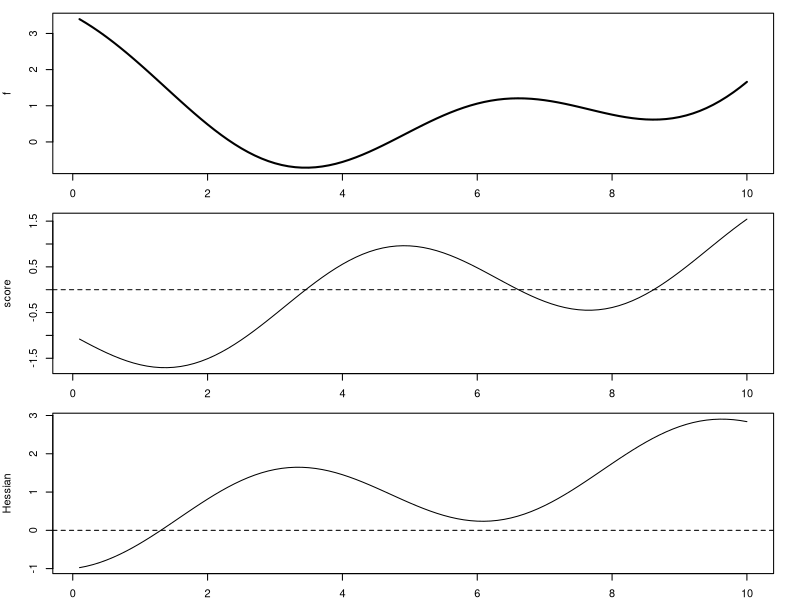
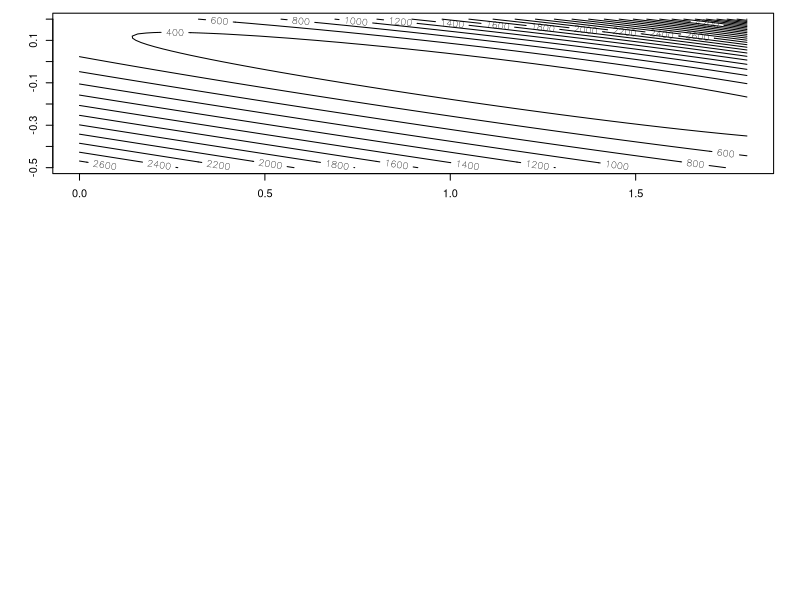
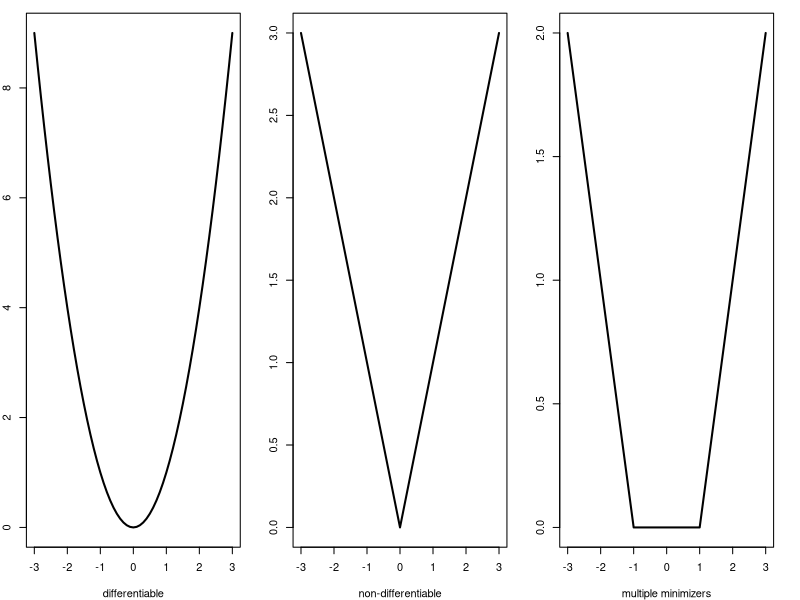

Here is the R script that generated these plots, in order:
## ---- chunk 1
library(magrittr)
## ---- chunk 2
f <- function(x) 0.1 * (x - 5)^2 + cos(x) # criterion
s <- function(x) 0.2 * (x - 5) - sin(x) # gradient
h <- function(x) 0.2 * x - cos(x) # Hessian

# plot
par(mfrow = c(3, 1))
par(mar = c(2, 4, 1, 2))

x_base <- seq(0.1, 10, by = 0.1)
plot(y = f(x_base), x = x_base, type = "l", lwd = 2, ylab = "f")
plot(y = s(x_base), x = x_base, type = "l", ylab = "score")
abline(h = 0, lty = 2)
plot(y = h(x_base), x = x_base, type = "l", ylab = "Hessian")
abline(h = 0, lty = 2)
## ---- chunk 3
# Newton's method
Newton <- function(x) {
  x - s(x) / h(x)
} # update formula

x_init <- 6 # can experiment with various initial values

gap <- 1
epsilon <- 0.0001 # tolerance
while (gap > epsilon) {
  x_new <- Newton(x_init) %>% print()
  gap <- abs(x_init - x_new)
  x_init <- x_new
}
## ---- chunk 4
# Poisson likelihood
poisson.loglik <- function(b) {
  b <- as.matrix(b)
  lambda <- exp(X %*% b)
  ell <- -sum(-lambda + y * log(lambda))
  return(ell)
}
## ---- chunk 5
# implement both BFGS and Nelder-Mead for comparison.

library(AER)

## prepare the data
data("RecreationDemand")
y <- RecreationDemand$trips
X <- with(RecreationDemand, cbind(1, income))

## estimation
b.init <- c(0, 1) # initial value
b.hat <- optimx::optimx(b.init, poisson.loglik,
  method = c("BFGS", "Nelder-Mead"),
  control = list(
    reltol = 1e-7,
    abstol = 1e-7
  )
)
print(b.hat)
## ---- chunk 6
x.grid <- seq(0, 1.8, 0.02)
x.length <- length(x.grid)
y.grid <- seq(-.5, .2, 0.01)
y.length <- length(y.grid)

z.contour <- matrix(0, nrow = x.length, ncol = y.length)

for (i in 1:x.length) {
  for (j in 1:y.length) {
    z.contour[i, j] <- poisson.loglik(c(x.grid[i], y.grid[j]))
  }
}

contour(x.grid, y.grid, z.contour, 20)
## ---- chunk 7

## optimization with NLoptr

opts <- list(
  "algorithm" = "NLOPT_LN_NELDERMEAD",
  "xtol_rel" = 1.0e-7,
  maxeval = 500
)

res_NM <- nloptr::nloptr(
  x0 = b.init,
  eval_f = poisson.loglik,
  opts = opts
)
print(res_NM)

# "SLSQP" is indeed the BFGS algorithm in NLopt,
# though "BFGS" doesn't appear in the name
opts <- list("algorithm" = "NLOPT_LD_SLSQP", "xtol_rel" = 1.0e-7)
## ---- chunk 8
poisson.loglik.grad <- function(b) {
  b <- as.matrix(b)
  lambda <- exp(X %*% b)
  ell <- -colSums(-as.vector(lambda) * X + y * X)
  return(ell)
}
## ---- chunk 9
# check the numerical gradient and the analytical gradient
b <- c(0, .5)
numDeriv::grad(poisson.loglik, b)
poisson.loglik.grad(b)
## ---- chunk 10
res_BFGS <- nloptr::nloptr(
  x0 = b.init,
  eval_f = poisson.loglik,
  eval_grad_f = poisson.loglik.grad,
  opts = opts
)
print(res_BFGS)
## ---- chunk 11
f1 <- function(x) x^2
f2 <- function(x) abs(x)
f3 <- function(x) (-x - 1) * (x <= -1) + (x - 1) * (x >= 1)

par(mfrow = c(1, 3))
par(mar = c(4, 2, 1, 2))

x_base <- seq(-3, 3, by = 0.1)
plot(y = f1(x_base), x = x_base, type = "l", lwd = 2, xlab = "differentiable")
plot(y = f2(x_base), x = x_base, type = "l", lwd = 2, xlab = "non-differentiable")
plot(y = f3(x_base), x = x_base, type = "l", lwd = 2, xlab = "multiple minimizers")
## ---- chunk 12
innerloop <- function(b, y, X, Z, tau) {
  n <- nrow(Z)
  m <- ncol(Z)

  # Generate moment condition
  H <- MomentMatrix(y, X, Z, b)

  # Initialize the mosek problem
  Prob <- list(sense = "max")

  # Prob$dparam$intpnt_nl_tol_rel_gap <- 1e-5;
  Prob$dparam <- list(INTPNT_CO_TOL_REL_GAP = 1e-5)

  # Linear coefficients of the objective
  Prob$c <- c(rep(0, n), rep(1, n), rep(0, n))

  # Linear constraints
  H_tilde <- Matrix(rbind(rep(1, n), H), sparse = TRUE)
  A <-
    rbind(
      cbind(H_tilde, Matrix(0, m + 1, 2 * n, sparse = TRUE)),
      cbind(Matrix(0, n, 2 * n, sparse = TRUE), Diagonal(n))
    )
  Prob$A <- A
  Prob$bc <-
    rbind(c(1, rep(-tau, m), rep(1, n)), c(1, rep(tau, m), rep(1, n)))
  Prob$bx <- rbind(
    c(rep(0, n), rep(-Inf, n), rep(1, n)),
    c(rep(1, n), rep(0, n), rep(1, n))
  )

  # Exponential Cones
  NUMCONES <- n
  Prob$cones <- matrix(list(), nrow = 2, ncol = NUMCONES)
  rownames(Prob$cones) <- c("type", "sub")
  for (i in 1:n) {
    Prob$cones[, i] <- list("PEXP", c(i, 2 * n + i, n + i))
  }

  # Invoke Mosek
  mosek.out <- mosek(Prob, opts = list(verbose = 0, soldetail = 1))

  if (mosek.out$sol$itr$solsta == "OPTIMAL") {
    # Since the default of NLOPTR is to do minimization, need to set it as negative
    return(-mosek.out$sol$itr$pobjval)
  } else {
    warning("WARNING: Inner 
loop not optimized")
    return(Inf)
  }
}
